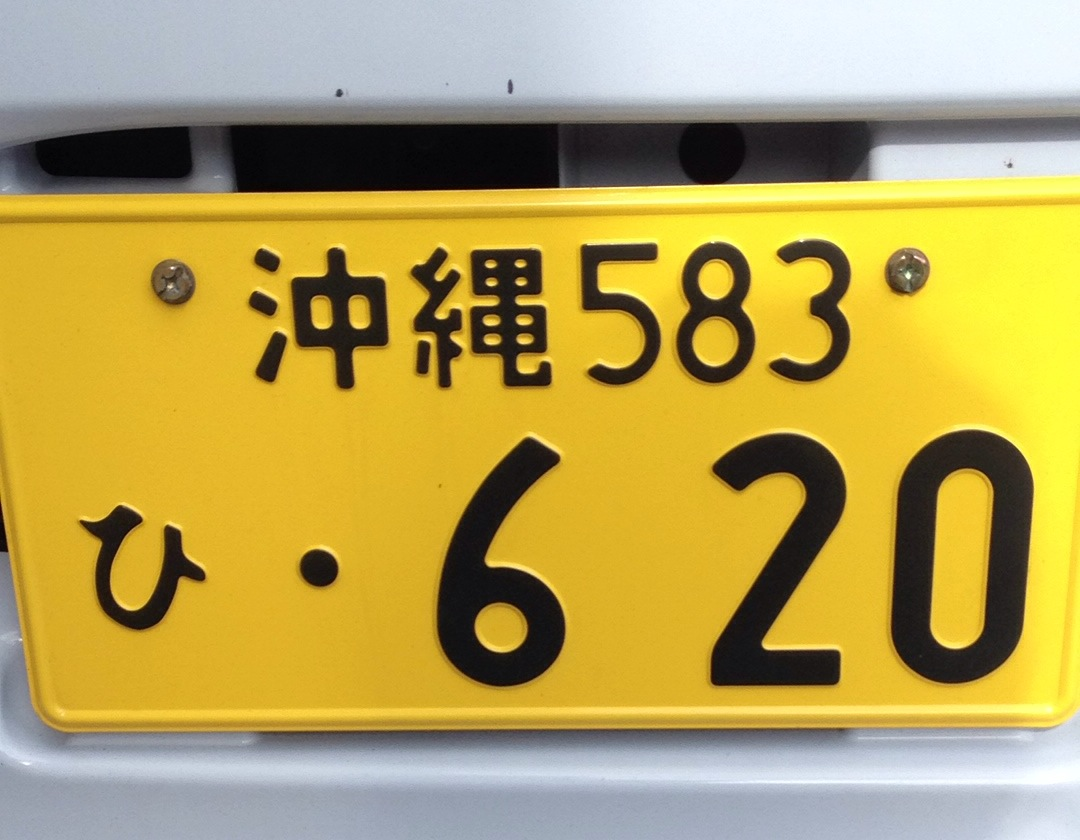
//> input picture pro3_ocr/img/IMG.JPG, 1080 x 840 px
$ ./conversionToGray ../img/IMG.JPG   (built with g++ and OpenCV 4)
//> lines starting //> are read from the running program, lines starting //| are printed output that depends on the picture; after the words box and inside, x2 and y2 are one past the last pixel; in counts of white or black regions, pixels touching at a corner belong together
#include <cxcore.h>
#include <cv.h>
#include <highgui.h>

int main(int argc, char *argv[])
{
  IplImage *img = cvLoadImage(argv[1], CV_LOAD_IMAGE_ANYCOLOR);
//> img is the input picture: 840 rows x 1080 cols, CV_8UC3; mean B, G, R 88.8, 163.1, 182.4
  IplImage *gray = cvCreateImage(cvGetSize(img), IPL_DEPTH_8U, 1);
  IplImage *bin = cvCreateImage(cvGetSize(img), IPL_DEPTH_8U, 1);

  if( img == NULL ){
    fprintf(stderr, "no such file or directory\n");
    exit(-1);
  }

  cvCvtColor(img, gray, CV_RGB2GRAY);
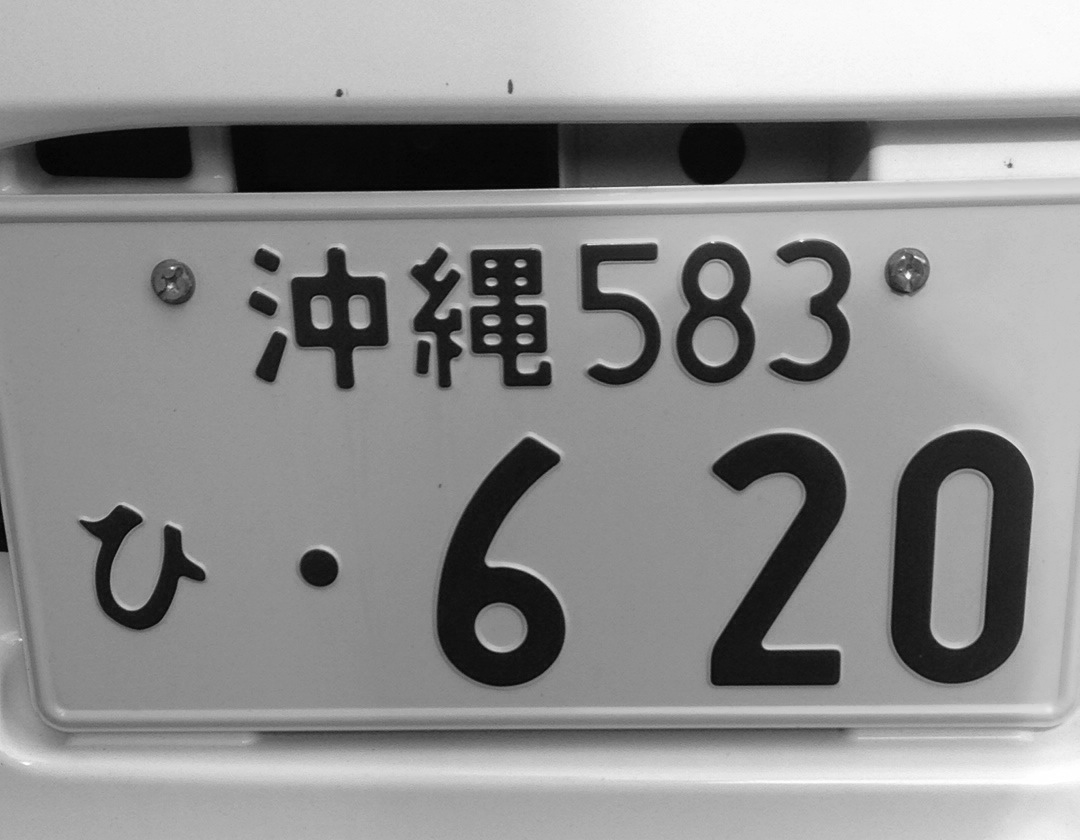
//> gray: 840 rows x 1080 cols, CV_8UC1; min 2, max 255, mean 143.1
  cvThreshold(gray, bin, 128, 255, CV_THRESH_BINARY|CV_THRESH_OTSU);
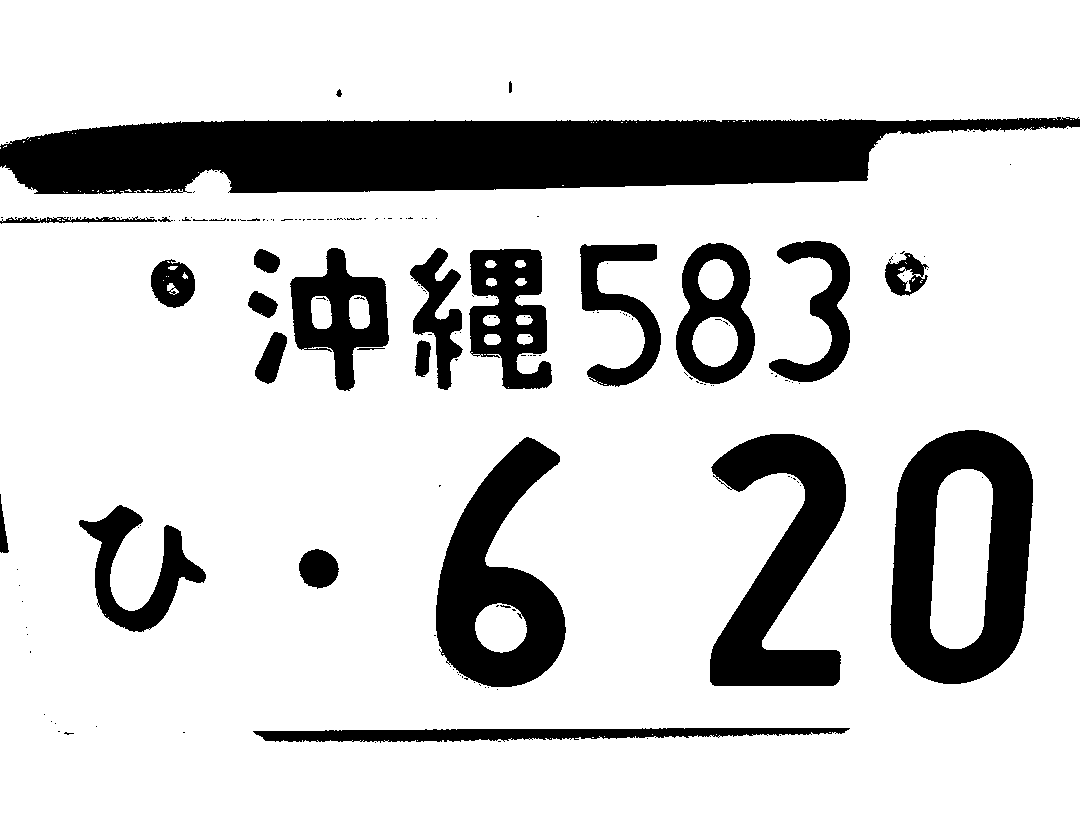
//> bin: 840 rows x 1080 cols, CV_8UC1; 81.8% white; 177 black regions (150 under 20 px), largest, box (x1, y1, x2, y2) and area: (0, 117, 1080, 194) 58793, (890, 430, 1033, 684) 21215, (710, 434, 846, 686) 17188

  cvSaveImage("Out.tif", bin);
  cvReleaseImage(&img);
  cvReleaseImage(&bin);

  return 0;
}

$ run again, on pro3_ocr/img/test.jpg
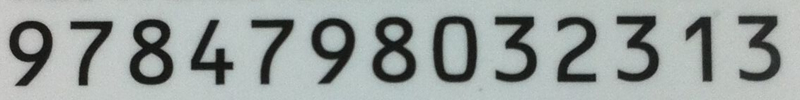
//> input picture pro3_ocr/img/test.jpg, 800 x 100 px
//> img is the input picture: 100 rows x 800 cols, CV_8UC3; mean B, G, R 158.6, 160.7, 153.7
//> `cvThreshold(gray, bin, 128, 255, CV_THRESH_BINARY|CV_THRESH_OTSU);`:
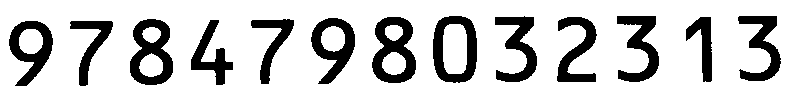
//> bin: 100 rows x 800 cols, CV_8UC1; 80.2% white; 13 black regions, largest, box (x1, y1, x2, y2) and area: (372, 17, 416, 83) 1601, (130, 19, 173, 85) 1561, (433, 16, 477, 83) 1465

$ run again, on pro3_ocr/img/hoge.png
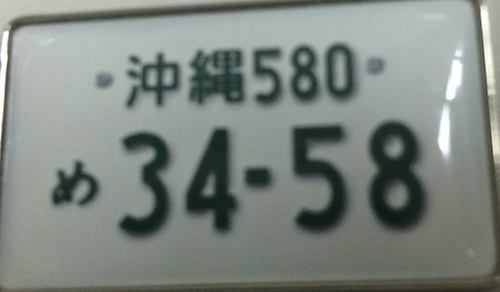
//> input picture pro3_ocr/img/hoge.png, 500 x 292 px
//> img is the input picture: 292 rows x 500 cols, CV_8UC3; mean B, G, R 127.7, 133.1, 125.5
//> `cvThreshold(gray, bin, 128, 255, CV_THRESH_BINARY|CV_THRESH_OTSU);`:
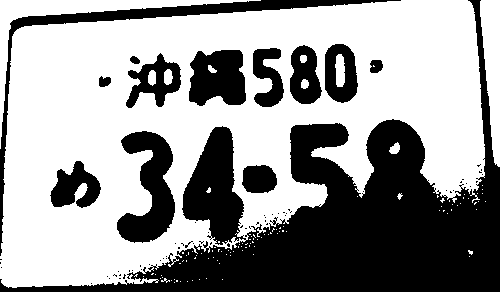
//> bin: 292 rows x 500 cols, CV_8UC1; 59.7% white; 71 black regions (58 under 20 px), largest, box (x1, y1, x2, y2) and area: (0, 0, 500, 292) 40727, (0, 0, 401, 256) 4017, (117, 131, 175, 243) 3586

$ run again, on pro3_ocr/img/number.tiff
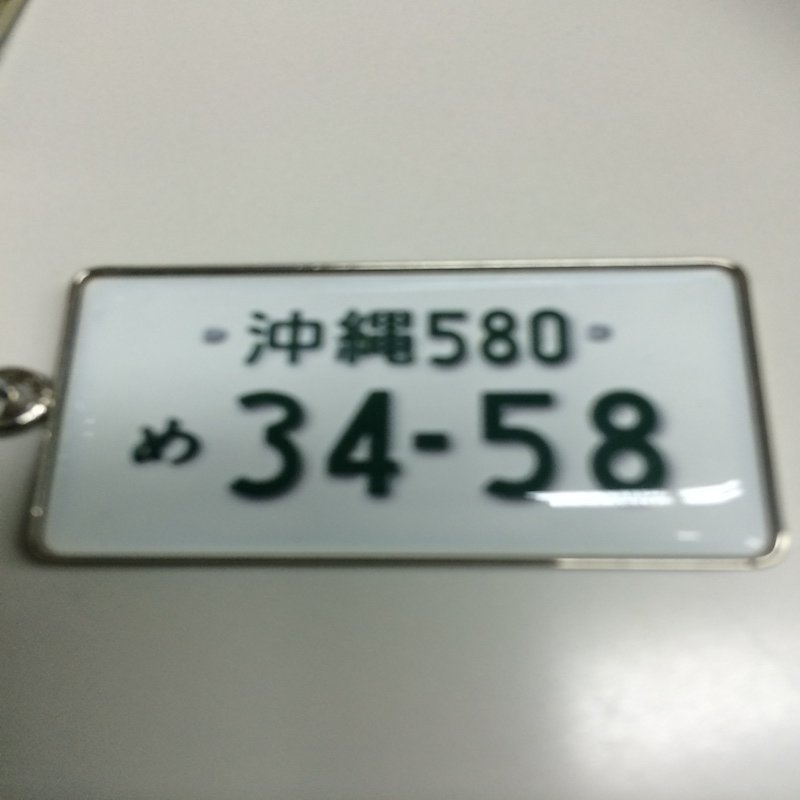
//> input picture pro3_ocr/img/number.tiff, 800 x 800 px
//> img is the input picture: 800 rows x 800 cols, CV_8UC3; mean B, G, R 160.6, 167.7, 163.5
//> `cvThreshold(gray, bin, 128, 255, CV_THRESH_BINARY|CV_THRESH_OTSU);`:
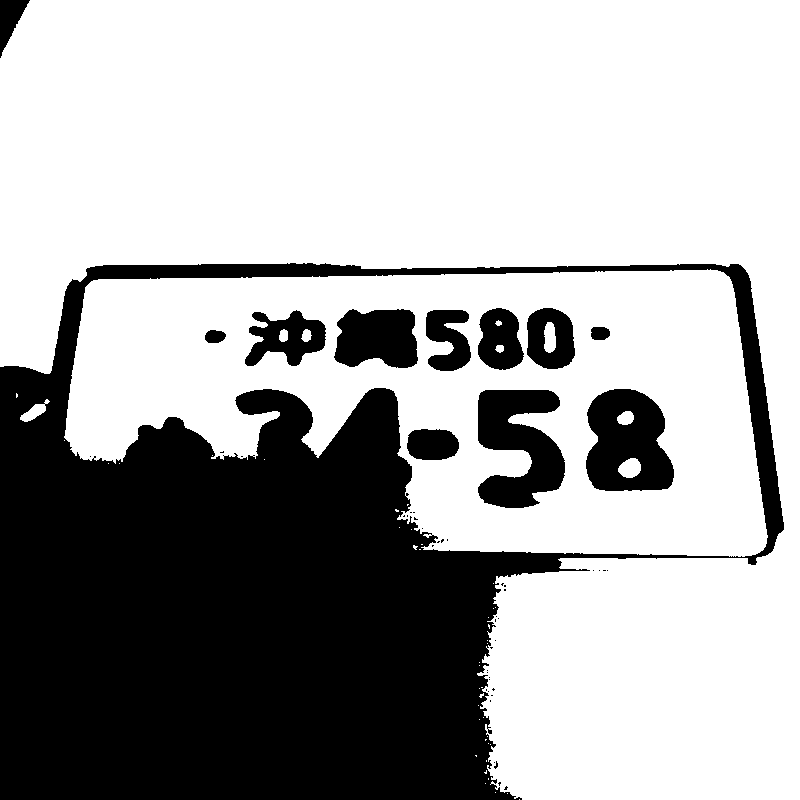
//> bin: 800 rows x 800 cols, CV_8UC1; 65.6% white; 50 black regions (38 under 20 px), largest, box (x1, y1, x2, y2) and area: (0, 263, 784, 800) 191039, (478, 390, 565, 508) 6808, (586, 389, 674, 491) 6709
